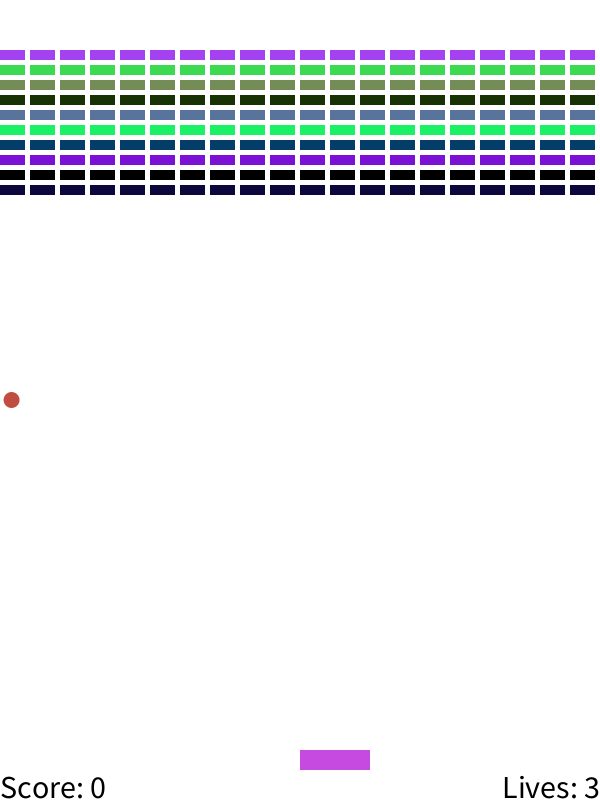
Frame 1 (no input)
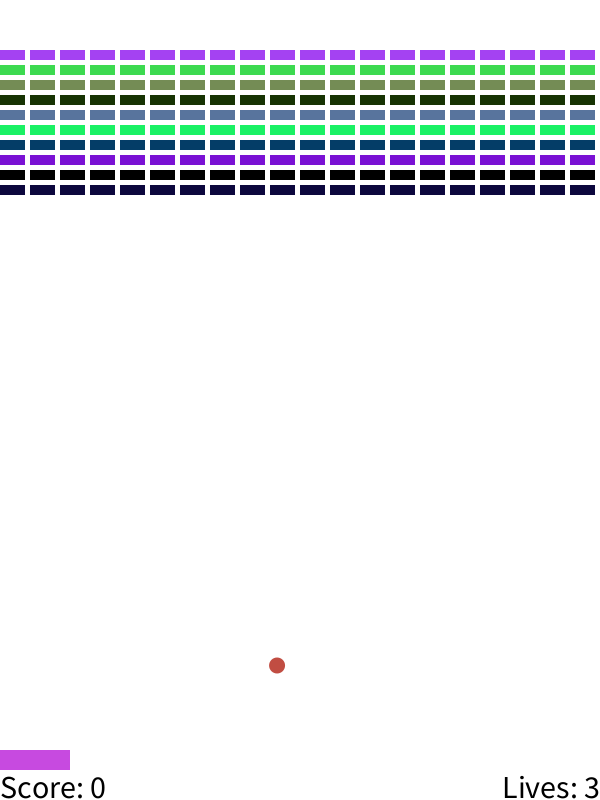
Frame 60 (the mouse pressed at the canvas centre just before this capture)
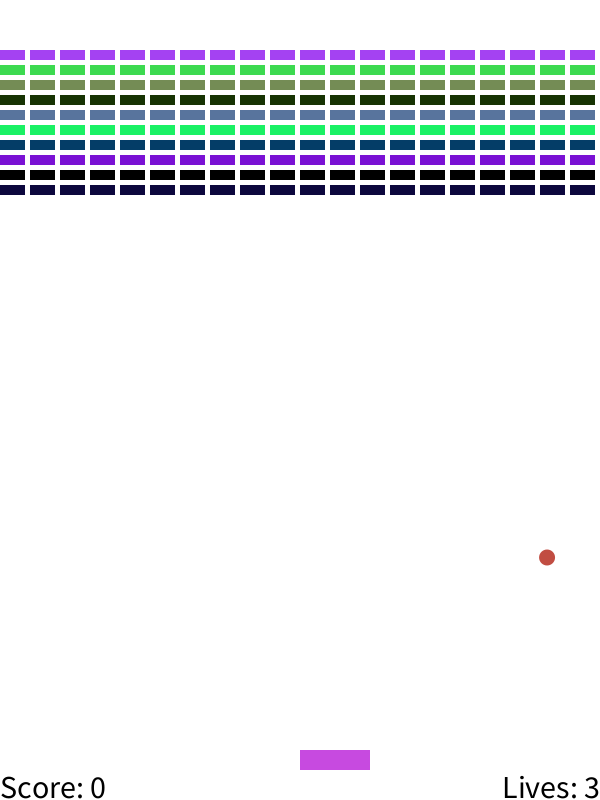
Frame 120 (the mouse held since frame 60 and released just before this capture)

The Processing sketch that drew these frames (run headless with seeded random() and noise(); from frame 60 on, the mouse is pressed at the canvas centre):

// Processing sketch: breakout
// ── breakout.pde
/*
(NL) Hallo. Dit is een moelijke versie van Breakout, gemaakt in processing.
 In dit speel raak je blockjes met een ball, en als je alle blockjes heb geraakt. ..krijg jij gewoon een victory screen!
 Maar om dit spel meer leuker te maken! Heb ik geprogrammerd dat je elke tijd de boarders raakt of je Ball dood gaat, Gaat je Ball sneller.
 ..Ja deze repo blijft Opensource. Geen updates na productie. Geen refunds. Have Fun!
 (Informatie van deze code wordt alleen maar in Nederlands geschreven.)
 
 (ENG) Hi. This is a more difficult version of Breakout. Made in processing.
 In this game you.. Why am I explaining what Breakout is, you all probably played it by now.
 There is a catch tho! if you hit the collision boxes and or your ball dies, your ball speed increases.
 ..Yes this repo will stay Opensource. No updates after production. No refunds. Viel Spaß!
 (Information from these scripts will only be in Dutch, just use google translate, DeepL, ChatGPT or whatever :P
 
 (DE) Hallo Leu- jk, Viel Spaß google translate zu benutzen.
 
 - TGSR 2024
 */



//data types voor het spel

int widthD = 600;
int HeightD= 800;
int leven= 3;
int Punten= 0;
String Msg;
String BreakOut = "Breakout Hard Edition ver 0.1.4 - TGSR Inc";

float brickX=0;
int SBB= 5;
int NumOfBricks= 20;
int NumOfRows= 10;
int SpaceCeiling= 50;
float WidthOfBrick= (widthD-(NumOfBricks-2)*SBB)/NumOfBricks;
float HeightOfBrick= 10;
color ColorBricks[]= {color(random(255), random(255), random(255)), color(random(255), random(255), random(255)), color(random(255), random(255), random(255)), color(random(255), random(255), random(255)), color(random(255), random(255), random(255)), color(random(255), random(255), random(255)), color(random(255), random(255), random(255)), color(random(255), random(255), random(255)), color(0), color(random(255), random(255), random(255))};
color ColorBrick= color(255, 255, 0);
ArrayList<Block> BasketOfBricks= new ArrayList<Block>();

int ballWidth= 16;
float ballstartX= random(widthD);
float ballstartY= HeightD/2;
color ballColor= color(random(255), random(255), random(255));
boolean Lost= false;
boolean Won= false;
Ball Moe = new Ball(ballstartX, ballstartY, ballWidth, ballColor);


int movingboardX= widthD/2;
int movingboardY= HeightD-50;
int movingboardWidth= 20;
int movingboardHeight= 70;
color movingboardColor= color(random(255), random(255), random(255));
Block movingboard= new Block(movingboardX, movingboardY, movingboardHeight, movingboardWidth, movingboardColor);

//setup functies om de title, scherm size, achtergrond, game over screen en bricks op het scherm te zetten

void setup() {
  windowTitle(BreakOut);
  size(600, 800);
  setupBricks();
}

//draw functie voor de drawen van het background kleur, bricks, de Lost en Won screen, de ball, score en leven text

void draw() {
  background(255);
  drawbricks();
  if (!Lost&&!Won) drawBall();
  drawMB();
  updateScore(false);
  drawLevenText();
  if (leven== 0) drawLose();
}

//Functie die met de "BasketOfBricks" Arraylist rijen van blockjes maakt met verschillende kleuren bij elke rij.
void setupBricks() {
  for (int rowNum=0; rowNum<NumOfRows; rowNum++) {
    for (int brickNum=0; brickNum<NumOfBricks; brickNum++) {
      color ColorBricksy=ColorBricks[rowNum];
      float brickY= SpaceCeiling+(HeightOfBrick+SBB)*rowNum;
      brickX=(WidthOfBrick+SBB)*brickNum;
      BasketOfBricks.add(new Block(brickX, brickY, WidthOfBrick, HeightOfBrick, ColorBricksy));
    }
  }
}

//Deze functie draws de blockjes, en detecteerd de ball om daarna weg te gaan als het geraakt is.
void drawbricks() {
  for (int brickNum= BasketOfBricks.size()-1; brickNum>= 0; brickNum--) {
    Block brick= BasketOfBricks.get(brickNum);
    brick.draw();
    if (brick.collidesWith(Moe)) {
      BasketOfBricks.remove(brick);
      updateScore(true);
    }
  }
}

//Drawing voor de ball
void drawBall() {
  Moe.draw();
  Moe.update();
  if (Moe.checkWallCollision()) {
    leven--;
    Moe.move(width/2, height/2);
  }
}
//draw van het MB (Moving Board. Aka de balk die je beweegt met je muis.) Was gescript dat het ook de Ball raakt.
void drawMB() {
  movingboard.draw();
  movingboard.blockX=mouseX;
  movingboard.collidesWith(Moe);
}

//Text voor de win en lose screen.

void displayText(String message, int x, int y, boolean isCentered) {
  fill(0);
  textSize(32);
  String name= message;
  float textX= x;
  if (isCentered) {
    float widthText= textWidth(name);
    textX= (width-widthText)/2;
  }
  int textY= y;
  text(name, textX, textY);
}

void drawLose() {
  String message= "tgsr.nl (You lost)";
  displayText(message, 0, height/2, true);
  Lost= true;
}

//Text voor de Score en die update wanneer die een blockje raakt.
void updateScore(boolean isNew) {
  if (isNew) Punten+=10;
  Msg="Score: "+Punten;
  displayText(Msg, 0, height-2, false);
  if (Punten==NumOfBricks*NumOfRows*10) {
    displayText("Jij heb gewonnen", 0, height/2, true);
    Won = true;
  }
}

//Checked als de ball de bodem raakt of niet.
void checkLeven() {
  if (Moe.ballY+Moe.ballWidth==height) {
    leven--;
  }
  drawLevenText();
}
//Text voor je leven
void drawLevenText() {
  String message;
  message="Lives: " + leven;
  displayText(message, ((int)(width-textWidth(message))), height-2, false);
}

//class voor de ball Moe.
class Ball {
  float ballX;
  float ballY;
  float ballWidth;
  color ballColor;
  float speedY= 4.5;
  float speedX= 4.5;

  Ball(float x, float y, int Width, color Color) {
    ballX= x;
    ballY= y;
    ballWidth= Width;
    ballColor= Color;
  }
  //data types voor de ball.
  void draw() {
    noStroke();
    fill(ballColor);
    ellipse(ballX, ballY, ballWidth, ballWidth);
  }
  //Hoe de ball uit gaat zien
  void update() {
    ballX+=speedX;
    ballY+=speedY;
  }
  //Om de speed de updaten
  void move(int X, int Y) {
    ballX= X;
    ballY= Y;
    speedY= 6;
    speedX= 6;
  }
  //Dit is voor de speed als je dood gaat. default speed is 4.5.
  boolean checkWallCollision() {
    if (ballX>width-ballWidth/2) {
      speedX=-abs(speedX+1);
    } else if (ballX<ballWidth/2) {
      speedX=abs(speedX);
    }
    if (ballY>height-ballWidth/2) {
      speedY=-abs(speedY+1);
      return true;
    } else if (ballY<ballWidth/2) {
      speedY= abs(speedY);
    }
    return false;
  }
}
//Deze is voor de wall collision detection. Waar +1 is waar de ball sneller wordt wanneer je de Wall raakt.

class Block {
  float blockX;
  float blockY;
  float blockWidth;
  float blockHeight;
  color blockColor;
  int maxHits=1;
  int hits=maxHits;

  Block(float x, float y, float Width, float Height, color Color) {
    blockX= x;
    blockY= y;
    blockWidth= Width;
    blockHeight= Height;
    blockColor= Color;
  }
  //Zelfde gedoe met de ball class, maar voor het Block die alleen maar Block heet.
  void draw() {
    noStroke();
    fill(blockColor);
    rect(blockX, blockY, blockWidth, blockHeight);
  }
  //hoe het getekent wordt
  void move(int X, int Y) {
    blockX=X-blockWidth/2;
    blockY=Y-blockHeight/2;

    if (blockX+blockWidth>width) {
      blockX=width-blockWidth;
    } else if (blockX<0) {
      blockX= 0;
    }
    if (blockY+blockHeight>height) {
      blockY=height-blockWidth;
    } else if (blockY<0) {
      blockY=0;
    }
  }
//Block Width en height


  void setMaxHits(int numberOfHits) {
    maxHits=numberOfHits;
    hits= maxHits;
  }
  int getHits() {
    return hits;
  }
//de keren hoeveel de blockjes kunnen geraakt worden.
  boolean collidesWith(Ball b) {
    if ((b.ballX+b.ballWidth/4>blockX && b.ballX-b.ballWidth/4<blockX+blockWidth)
      && (b.ballY-b.ballWidth/2<(blockY+blockHeight) && b.ballY-b.ballWidth/2>blockY)) {
      b.speedY= abs(b.speedY);
      hits--;
      return true;
    }

    if ((b.ballX+b.ballWidth/4>blockX && b.ballX-b.ballWidth/4<blockX+blockWidth)
      && (b.ballY+b.ballWidth/2<blockY+blockHeight && b.ballY+b.ballWidth/2>blockY)) {
      b.speedY=- abs(b.speedY);
      hits--;
      return true;
    } else if ((b.ballY+b.ballWidth/4>blockY && b.ballY-b.ballWidth/4<blockY+blockWidth)
      && (b.ballX+b.ballWidth/2>blockX && b.ballX+b.ballWidth/2<blockX+blockWidth)) {
      b.speedX=- abs(b.speedX);
      hits--;
      return true;
    }
    if ((b.ballY+b.ballWidth/4>blockY && b.ballY-b.ballWidth/4<blockY+blockHeight)
      && (b.ballX-b.ballWidth/2<blockX+blockWidth && b.ballX-b.ballWidth/2>blockX)) {
      b.speedX= abs(b.speedX);
      hits--;
      return true;
    }
    return false;
  }
}
//Dit is voor MB om de ball weer terug te bouncen.
